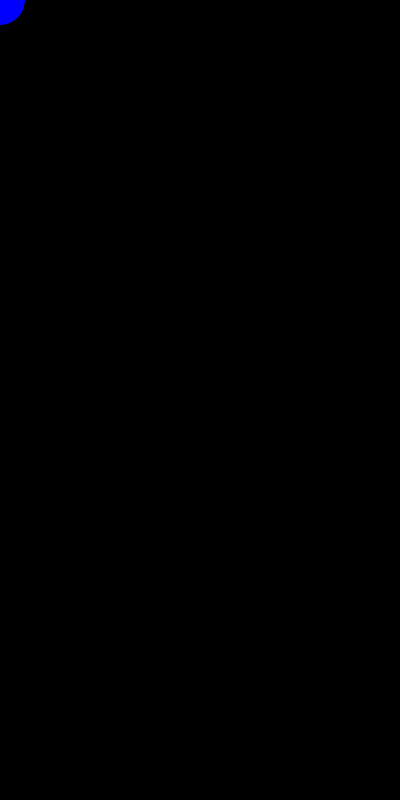
Frame 1 (no input)
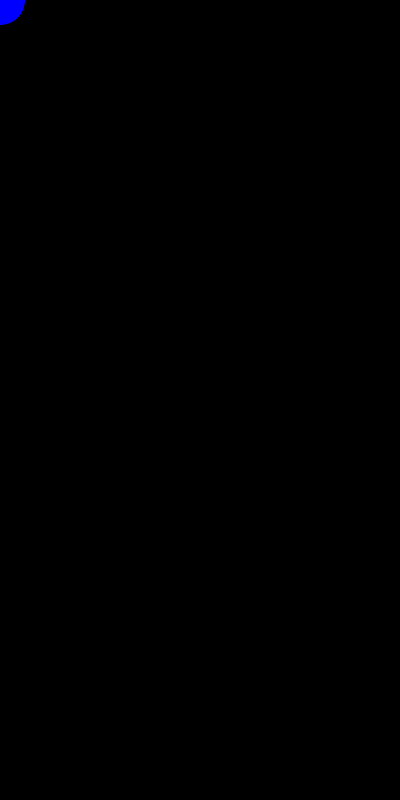
Frame 60 (the mouse pressed at the canvas centre just before this capture)
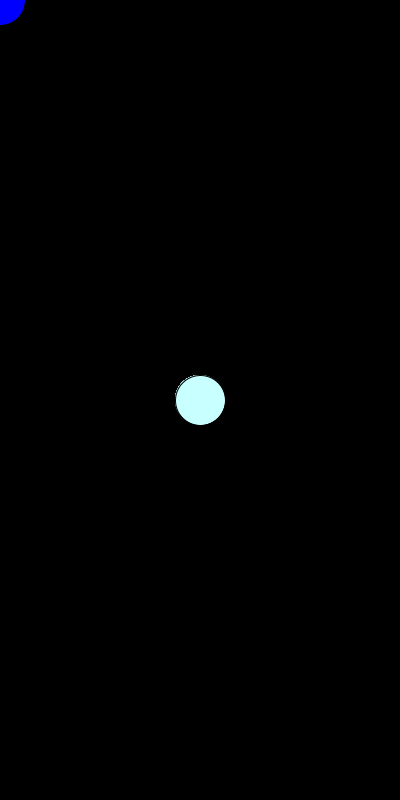
Frame 120 (the mouse held since frame 60 and released just before this capture)

The Processing sketch that drew these frames (run headless with seeded random() and noise(); from frame 60 on, the mouse is pressed at the canvas centre):

// Processing sketch: Exercise_3
// ── Exercise_3.pde
void settings() {
  size(400, 800);
}

void setup() {
  background(0);
}

void draw() {
  fill(mouseX, mouseY, 255);
  ellipse(mouseX, mouseY, 50, 50);
}
